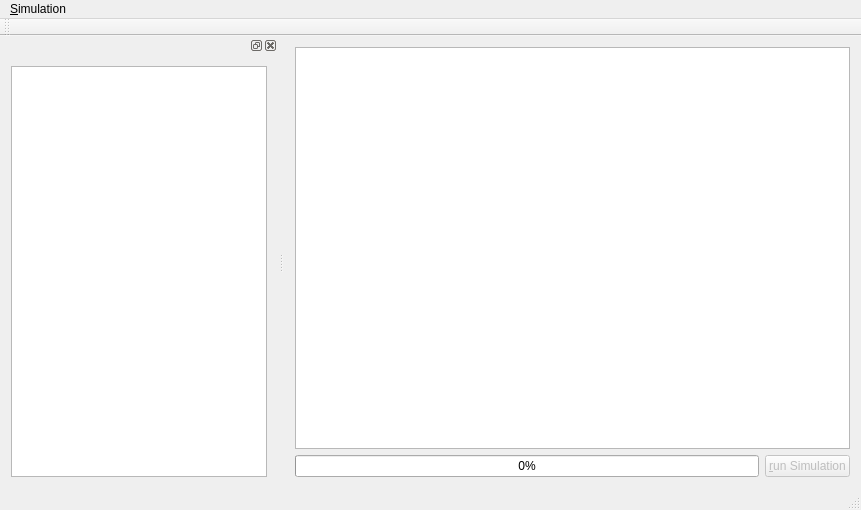
<?xml version="1.0" encoding="UTF-8"?>
<ui version="4.0">
 <class>MainWindow</class>
 <widget class="QMainWindow" name="MainWindow">
  <property name="geometry">
   <rect>
    <x>0</x>
    <y>0</y>
    <width>861</width>
    <height>510</height>
   </rect>
  </property>
  <property name="windowTitle">
   <string>MainWindow</string>
  </property>
  <widget class="QWidget" name="centralWidget">
   <layout class="QVBoxLayout" name="verticalLayout_2">
    <item>
     <widget class="QGraphicsView" name="graphicsView"/>
    </item>
    <item>
     <layout class="QHBoxLayout" name="horizontalLayout">
      <item>
       <widget class="QProgressBar" name="simProgressBar">
        <property name="value">
         <number>0</number>
        </property>
       </widget>
      </item>
      <item>
       <widget class="QPushButton" name="runButton">
        <property name="enabled">
         <bool>false</bool>
        </property>
        <property name="text">
         <string>&amp;run Simulation</string>
        </property>
       </widget>
      </item>
     </layout>
    </item>
   </layout>
  </widget>
  <widget class="QMenuBar" name="menuBar">
   <property name="geometry">
    <rect>
     <x>0</x>
     <y>0</y>
     <width>861</width>
     <height>22</height>
    </rect>
   </property>
   <widget class="QMenu" name="menuFile">
    <property name="title">
     <string>&amp;Simulation</string>
    </property>
    <addaction name="actionNewSimulation"/>
    <addaction name="actionSave_Simulation"/>
    <addaction name="action_open"/>
    <addaction name="separator"/>
    <addaction name="actionAdd_Plugin"/>
    <addaction name="actionAdd_Python_Module"/>
    <addaction name="separator"/>
    <addaction name="action_exit"/>
   </widget>
   <addaction name="menuFile"/>
  </widget>
  <widget class="QToolBar" name="mainToolBar">
   <attribute name="toolBarArea">
    <enum>TopToolBarArea</enum>
   </attribute>
   <attribute name="toolBarBreak">
    <bool>false</bool>
   </attribute>
  </widget>
  <widget class="QStatusBar" name="statusBar"/>
  <widget class="QDockWidget" name="dockWidget">
   <attribute name="dockWidgetArea">
    <number>1</number>
   </attribute>
   <widget class="QWidget" name="dockWidgetContents">
    <layout class="QVBoxLayout" name="verticalLayout">
     <item>
      <widget class="QTreeWidget" name="treeWidget">
       <property name="dragEnabled">
        <bool>true</bool>
       </property>
       <property name="columnCount">
        <number>1</number>
       </property>
       <attribute name="headerVisible">
        <bool>false</bool>
       </attribute>
       <column>
        <property name="text">
         <string notr="true">1</string>
        </property>
       </column>
      </widget>
     </item>
    </layout>
   </widget>
  </widget>
  <action name="actionAdd_Plugin">
   <property name="text">
    <string>add Plugin</string>
   </property>
  </action>
  <action name="actionNewSimulation">
   <property name="text">
    <string>new</string>
   </property>
  </action>
  <action name="actionSave_Simulation">
   <property name="enabled">
    <bool>false</bool>
   </property>
   <property name="text">
    <string>save</string>
   </property>
  </action>
  <action name="action_open">
   <property name="text">
    <string>open</string>
   </property>
  </action>
  <action name="actionAdd_Python_Module">
   <property name="text">
    <string>add Python Module</string>
   </property>
  </action>
  <action name="action_exit">
   <property name="text">
    <string>&amp;exit</string>
   </property>
  </action>
 </widget>
 <layoutdefault spacing="6" margin="11"/>
 <resources/>
 <connections/>
</ui>
